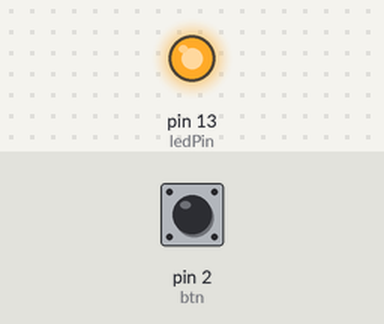
Bench run of a sketch on a simulated Arduino Uno, built with avr-gcc and run on an emulated ATmega328P. Shown: output pins drawn as LEDs (lit = HIGH). The inputs (shaded band) are chosen by the test bench; at power-on: pin 2 (btn) LOW.

Above: at 1.2 s.
1.3 s: pin 2 (btn) pulled HIGH for 0.15 s
At 1.37 s:
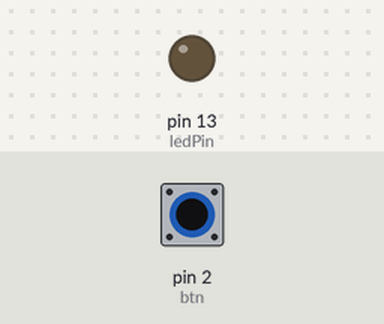
2.9 s: pin 2 (btn) pulled HIGH for 3.2 s
At 6.9 s:
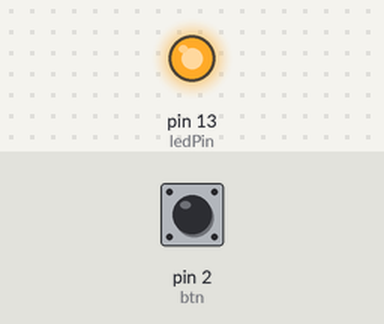
Timing chart, 0 to 8.4 s (numbered marks = the images above; inputs shaded):
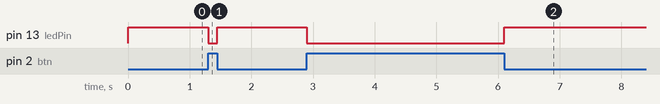

The sketch:

experiment_2.2.ino
```cpp
int btn = 2;
int ledPin = 13;
int btnValue = 0;
void setup() {
  pinMode(btn, INPUT);
  pinMode(ledPin, OUTPUT);
}
void loop() {
  btnValue = digitalRead(btn);
  if (btnValue == 1) {
    digitalWrite(ledPin, LOW);
  } else {
    digitalWrite(ledPin, HIGH);
  }
}
```

Measured:
- after the input at 1.3 s, pin 13 (ledPin): HIGH → LOW at once, → HIGH 0.15 s later
- after the input at 2.9 s, pin 13 (ledPin): HIGH → LOW at once, → HIGH 3.2 s later
